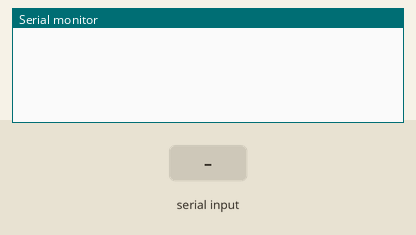
Recording of a sketch running on a simulated Arduino Uno, built with avr-gcc and run on an emulated ATmega328P. Shown: the last lines printed to the serial monitor. Inputs (shaded band) come from the test bench.

Above: at 1.2 s.
1.3 s: "1" received over Serial
At 2.5 s:
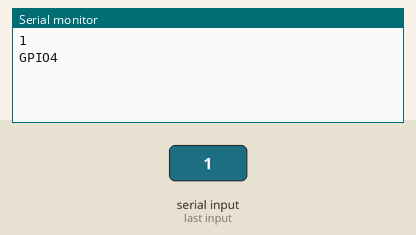
2.8 s: "0" received over Serial
At 3.6 s:
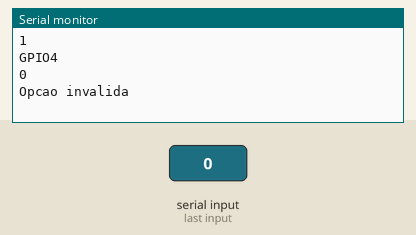

The sketch:

teste_serial2.0.ino
```cpp
char charRead;

void setup()
{
  Serial.begin(115200);
}

void inicio()
{
  Serial.println("TESTE DE COMANDOS NA SERIAL");
  Serial.println();
}

void loop()
{
  while(Serial.available() > 0)
  {
    charRead=Serial.read();

       Serial.println(charRead);

    switch(charRead)
    {
      case '1':
      {
        Serial.println("GPIO4");
        Serial.println();
        break;
      }

      case '2':
      {
        Serial.println("GPIO5");
        Serial.println();
        break;
      }

      case '3':
      {
        Serial.println("GPIO12");
        Serial.println();
        break;
      }

      case '4':
      {
        Serial.println("GPIO13");
        Serial.println();
        break;
      }

      default:
      {
        Serial.println("Opcao invalida");
        Serial.println();
      }
    }
  }
}
```

Measured:
- after the input at 1.3 s, the serial monitor: prints a new line at once (image 1)
- after the input at 2.8 s, the serial monitor: prints a new line at once (image 2)
